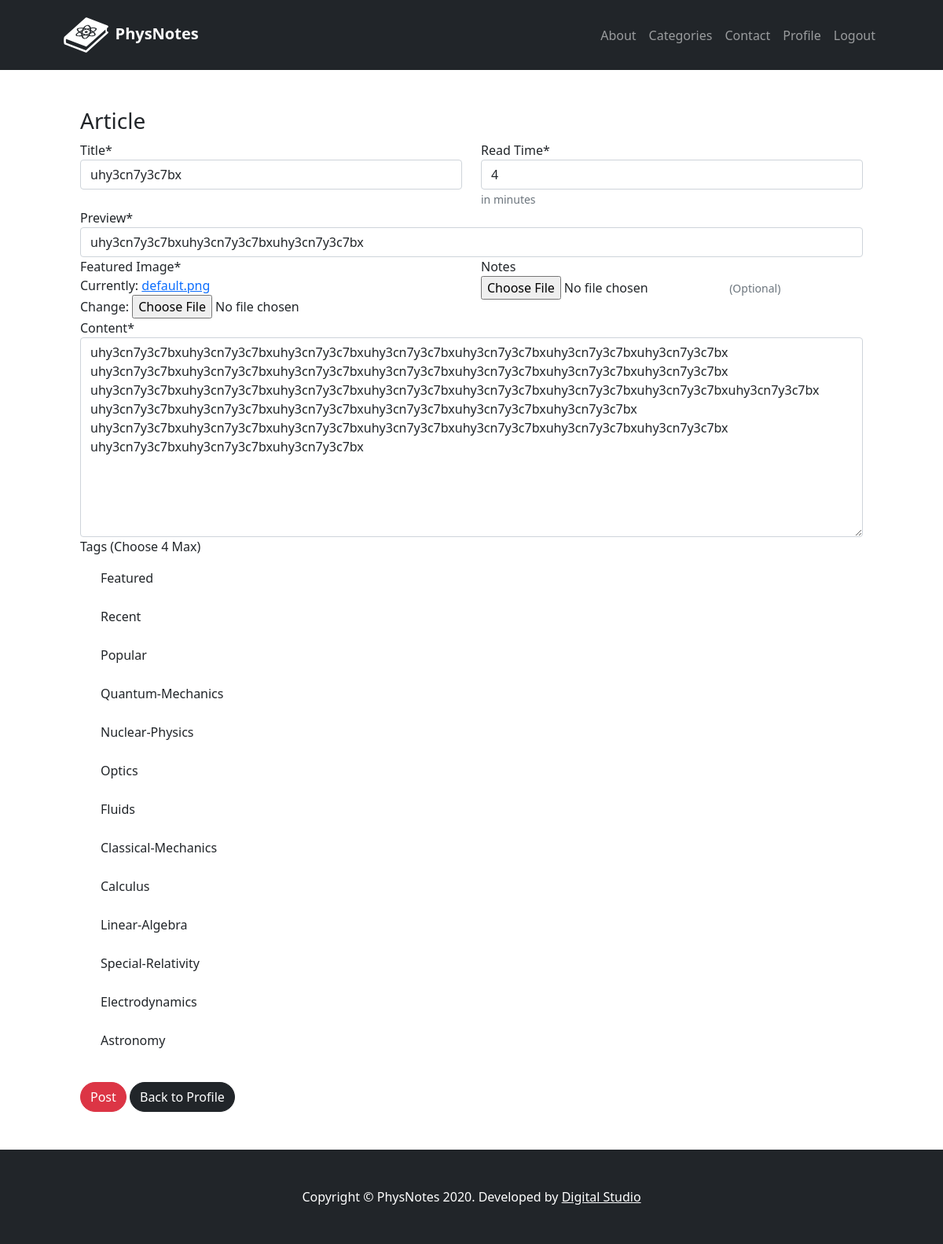
The page /post/1/update (signed in) on the database as committed earlier.
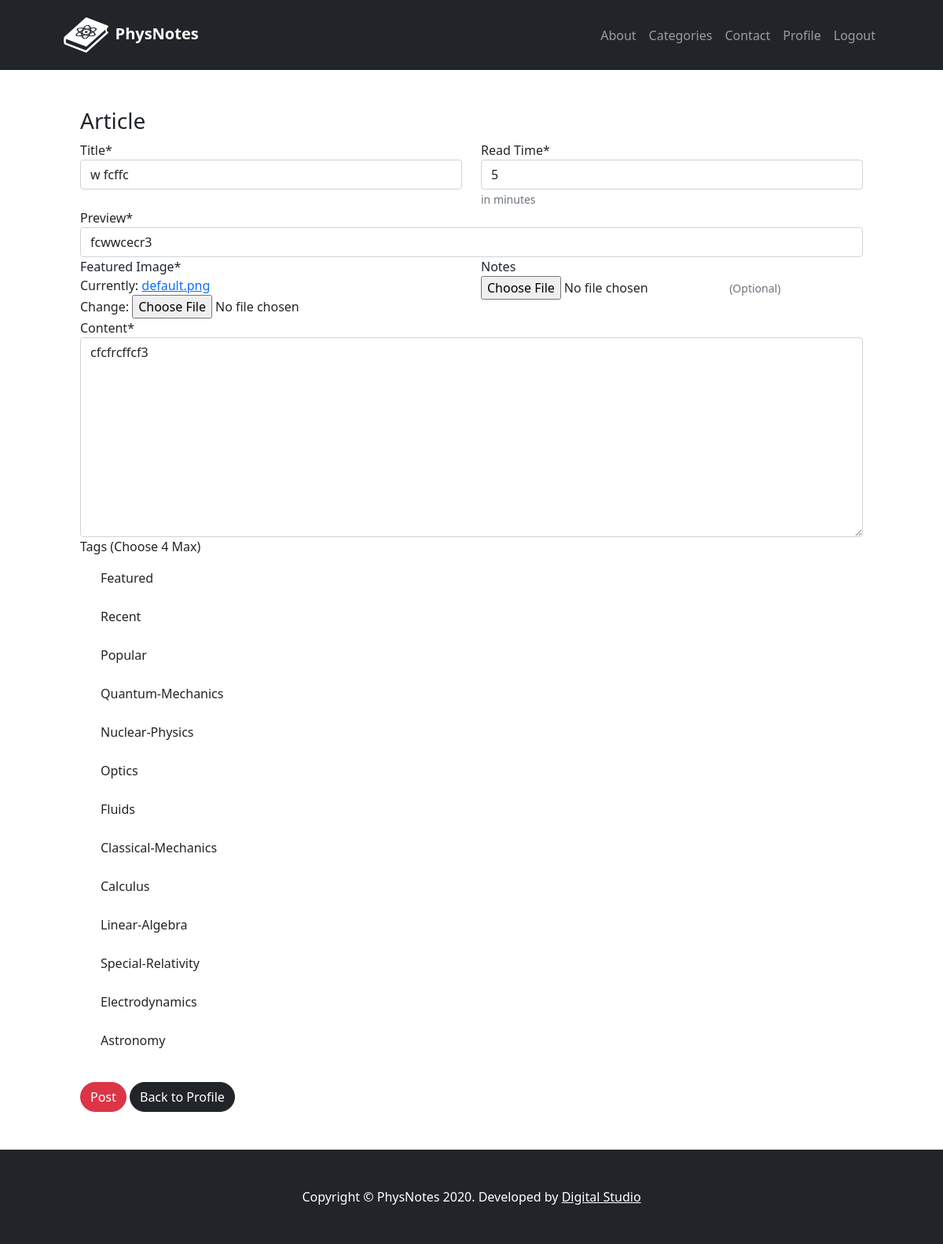
The same page on the database as committed later.
### blog/models.py (models this page shows, shortened)
class Post(models.Model):
    title = models.CharField(max_length=100, default="")
    preview = models.CharField(max_length=5000, default="")
    content = models.TextField(default="", verbose_name="Content")
    date_posted = models.DateTimeField(default=timezone.now)
    read_time = models.IntegerField(default=5, verbose_name="Read Time", help_text="in minutes")
    author = models.ForeignKey(User, on_delete=models.CASCADE)
    tag = MultiSelectField(max_length=100, choices=TAG_OPTIONS, default="Featured", null=False, blank=False, max_choices=4)
    featured_image = models.ImageField(default='default.png', upload_to='blog_pics', verbose_name="Featured Image")
    note = models.FileField(default=None, upload_to='notes', verbose_name="Notes", null=True, blank=True, help_text="(Optional)")

### blog/views.py (the view, shortened to what this page needs)
# urls.py: path('post/<int:pk>/update', PostUpdateView.as_view(), name='post_update'),
class PostUpdateView(LoginRequiredMixin, UserPassesTestMixin, UpdateView):
    model = Post
    fields = ['title', 'preview', 'read_time', 'content', 'tag', 'featured_image','note']
    def test_func(self):
        post = self.get_object()
        if self.request.user == post.author:
            return True
        return False

### blog/templates/blog/post_form.html (shortened to what this page needs)
{% extends "users/base.html" %}
{% load crispy_forms_tags %}
{% load static %}
{% block content %}
<section class="py-5">
    <article class="row format-standard">
        <div class="col-lg-10 m-auto">
            <h3>Article</h3>
            <form method="POST" class="uniForm" enctype="multipart/form-data">
                        <fieldset class="form-group">
                            <div class="row">
                                <div class="col-lg-6">
                                    {{ form.title|as_crispy_field }}
                                </div>
                                <div class="col-lg-6">
                                    {{ form.read_time|as_crispy_field }}
                                </div>
                            </div>
                            <div class="row">
                                <div class="col-lg-12">
                                    {{ form.preview|as_crispy_field }}
                                </div>
                            </div>
                            <div class="row">
                                <div class="col-lg-6">
                                    {{ form.featured_image|as_crispy_field }}
                                </div>
                                <div class="col-lg-6">
                                    {{ form.note|as_crispy_field }}
                                </div>
                            </div>
                            <div class="row">
                                <div class="col-lg-12">
                                    {{ form.content|as_crispy_field }}
                                </div>
                            </div>
                            <div class="row">
                                <div class="col-lg-12">
                                    <label>Tags (Choose 4 Max)</label>
                                    {% for value in form.tag %}
                                    <div class="form-check bg-gray text-dark lift rounded-pill my-2 px-4 py-2 font-weight-bold">
                                        <label class="form-check-label" for="gridCheck">
                                            {{ value }}
                                        </label>
                                    </div>
                                    {% endfor %}
                                </div>
                            </div>
                        </fieldset>
                        <div class="form-group">
                            <button class="btn btn-danger rounded-pill mt-4" type="submit">Post</button>
                            <a class="btn btn-dark rounded-pill mt-4" href="{% url 'users:profile' %}">Back to Profile</a>
                        </div>
            </form>
        </div>
</section>
{% endblock %}

### users/templates/users/base.html (shortened to what this page needs)
{% load static %}
<!DOCTYPE html>
<html class="no-js" lang="en">
<head>
    <link href="https://cdn.jsdelivr.net/npm/bootstrap-icons@1.4.1/font/bootstrap-icons.css" rel="stylesheet" />
    <link href="{% static 'css/style.css' %}" rel="stylesheet" />
    <link rel="stylesheet" href="https://cdn.jsdelivr.net/simplemde/latest/simplemde.min.css">
</head>
<body>
    <nav class="navbar navbar-expand-lg navbar-dark bg-dark">
        <div class="container px-lg-5">
            <a class="navbar-brand" href="{% url 'blog:home' %}">
                <img src="{% static 'logo/logo.svg' %}" width="30%" height="30%">
                <span class="font-weight-bold" style="font-weight: bolder;">PhysNotes</span>
            </a>
            <div class="collapse navbar-collapse" id="navbarSupportedContent">
                <ul class="navbar-nav ms-auto mb-2 mb-lg-0">
                    <li class="nav-item"><a class="nav-link" href="{% url 'blog:about' %}">About</a></li>
                    <li class="nav-item"><a class="nav-link" href="{% url 'blog:categories' %}">Categories</a></li>
                    <li class="nav-item"><a class="nav-link" href="{% url 'blog:contact' %}">Contact</a></li>
                    {% if request.user.is_authenticated %}
                    <li class="nav-item"><a class="nav-link" href="{% url 'users:profile' %}">Profile</a></li>
                    <li class="nav-item"><a class="nav-link" href="{% url 'users:logout' %}">Logout</a></li>
                    {% endif %}
                </ul>
            </div>
        </div>
    </nav>
    {% block content %}
    {% endblock content %}
    <footer class="py-5 bg-dark">
        <div class="container"><p class="m-0 text-center text-white">Copyright &copy; PhysNotes 2020. Developed by <a href="https://digitalstudio.dev/" class="text-white">Digital Studio</a></p></div>
    </footer>
</body>
</html>

Rows that differ between the two databases and show on the page:
changed Post: title "uhy3cn7y3c7bx" → "w fcffc"; read_time "4" → "5"; preview "uhy3cn7y3c7bxuhy3cn7y3c7bxuhy3cn7y3c7bx" → "fcwwcecr3"; content "uhy3cn7y3c7bxuhy3cn7y3c7bxuhy3cn7y3c7bxuhy3cn7y3c7bxuhy3cn7y3c7bxuhy3cn7y3c7bxuhy3cn7y3c7bx uhy3cn7y3c7bxuhy3cn7y3c7bxuhy3cn7y3c7bxuhy3cn7y3c7bxuhy3cn7y3c7bxuhy3cn7y3c7bxuhy3cn7y3c7bx uhy3cn7y3c7bxuhy3cn7y3c7bxuhy3cn7y3c7bxuhy3cn7y3c7bxuhy3cn7y3c7bxuhy3cn7y3c7bxuhy3cn7y3c7bxuhy3cn7y3c7bx uhy3cn7y3c7bxuhy3cn7y3c7bxuhy3cn7y3c7bxuhy3cn7y3c7bxuhy3cn7y3c7bxuhy3cn7y3c7bx uhy3cn7y3c7bxuhy3cn7y3c7bxuhy3cn7y3c7bxuhy3cn7y3c7bxuhy3cn7y3c7bxuhy3cn7y3c7bxuhy3cn7y3c7bx uhy3cn7y3c7bxuhy3cn7y3c7bxuhy3cn7y3c7bx" → "cfcfrcffcf3"
